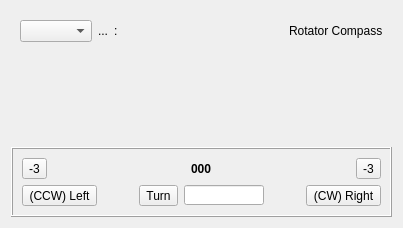
<?xml version="1.0" encoding="UTF-8"?>
<ui version="4.0">
 <class>RotatorCompassFrame</class>
 <widget class="QFrame" name="RotatorCompassFrame">
  <property name="geometry">
   <rect>
    <x>0</x>
    <y>0</y>
    <width>403</width>
    <height>228</height>
   </rect>
  </property>
  <property name="windowTitle">
   <string notr="true"/>
  </property>
  <layout class="QVBoxLayout" name="verticalLayout_5">
   <item>
    <widget class="QFrame" name="compassFrame">
     <layout class="QVBoxLayout" name="verticalLayout">
      <item>
       <layout class="QHBoxLayout" name="horizontalLayout_2">
        <item>
         <widget class="QComboBox" name="antennaNameSel">
          <property name="focusPolicy">
           <enum>Qt::ClickFocus</enum>
          </property>
          <property name="sizeAdjustPolicy">
           <enum>QComboBox::AdjustToContents</enum>
          </property>
         </widget>
        </item>
        <item>
         <widget class="QLabel" name="rotConnectState">
          <property name="text">
           <string>...</string>
          </property>
          <property name="alignment">
           <set>Qt::AlignLeading|Qt::AlignLeft|Qt::AlignVCenter</set>
          </property>
         </widget>
        </item>
        <item>
         <widget class="QLabel" name="label">
          <property name="text">
           <string>:</string>
          </property>
         </widget>
        </item>
        <item>
         <widget class="QLabel" name="rotatorStatMsg">
          <property name="text">
           <string/>
          </property>
         </widget>
        </item>
        <item>
         <spacer name="horizontalSpacer_5">
          <property name="orientation">
           <enum>Qt::Horizontal</enum>
          </property>
          <property name="sizeHint" stdset="0">
           <size>
            <width>40</width>
            <height>20</height>
           </size>
          </property>
         </spacer>
        </item>
        <item>
         <widget class="QLabel" name="label_2">
          <property name="text">
           <string>Rotator Compass</string>
          </property>
         </widget>
        </item>
       </layout>
      </item>
      <item>
       <layout class="QVBoxLayout" name="verticalLayout_3">
        <item>
         <layout class="QHBoxLayout" name="horizontalLayout">
          <item>
           <widget class="MinosCompass" name="compassDialDisplay" native="true"/>
          </item>
          <item>
           <spacer name="verticalSpacer">
            <property name="orientation">
             <enum>Qt::Vertical</enum>
            </property>
            <property name="sizeHint" stdset="0">
             <size>
              <width>0</width>
              <height>40</height>
             </size>
            </property>
           </spacer>
          </item>
         </layout>
        </item>
       </layout>
      </item>
     </layout>
    </widget>
   </item>
   <item>
    <widget class="QFrame" name="turnFrame">
     <property name="frameShape">
      <enum>QFrame::Box</enum>
     </property>
     <property name="frameShadow">
      <enum>QFrame::Raised</enum>
     </property>
     <layout class="QVBoxLayout" name="verticalLayout_4">
      <item>
       <layout class="QHBoxLayout" name="horizontalLayout_5">
        <item>
         <widget class="QToolButton" name="nudgeLeft">
          <property name="focusPolicy">
           <enum>Qt::NoFocus</enum>
          </property>
          <property name="text">
           <string>-3</string>
          </property>
         </widget>
        </item>
        <item>
         <spacer name="horizontalSpacer_6">
          <property name="orientation">
           <enum>Qt::Horizontal</enum>
          </property>
          <property name="sizeHint" stdset="0">
           <size>
            <width>40</width>
            <height>20</height>
           </size>
          </property>
         </spacer>
        </item>
        <item>
         <widget class="QLabel" name="RotBrgDisplay">
          <property name="font">
           <font>
            <bold>true</bold>
           </font>
          </property>
          <property name="text">
           <string>000</string>
          </property>
         </widget>
        </item>
        <item>
         <spacer name="horizontalSpacer">
          <property name="orientation">
           <enum>Qt::Horizontal</enum>
          </property>
          <property name="sizeHint" stdset="0">
           <size>
            <width>40</width>
            <height>20</height>
           </size>
          </property>
         </spacer>
        </item>
        <item>
         <widget class="QToolButton" name="nudgeRight">
          <property name="focusPolicy">
           <enum>Qt::NoFocus</enum>
          </property>
          <property name="layoutDirection">
           <enum>Qt::RightToLeft</enum>
          </property>
          <property name="text">
           <string>-3</string>
          </property>
         </widget>
        </item>
       </layout>
      </item>
      <item>
       <layout class="QHBoxLayout" name="horizontalLayout_8">
        <item>
         <widget class="QToolButton" name="RotateLeft">
          <property name="focusPolicy">
           <enum>Qt::NoFocus</enum>
          </property>
          <property name="text">
           <string>(CCW) Left</string>
          </property>
          <property name="checkable">
           <bool>false</bool>
          </property>
         </widget>
        </item>
        <item>
         <spacer name="horizontalSpacer_4">
          <property name="orientation">
           <enum>Qt::Horizontal</enum>
          </property>
          <property name="sizeHint" stdset="0">
           <size>
            <width>28</width>
            <height>21</height>
           </size>
          </property>
         </spacer>
        </item>
        <item>
         <layout class="QHBoxLayout" name="horizontalLayout_7">
          <item>
           <widget class="QToolButton" name="Rotate">
            <property name="focusPolicy">
             <enum>Qt::NoFocus</enum>
            </property>
            <property name="text">
             <string>Turn</string>
            </property>
           </widget>
          </item>
          <item>
           <widget class="BearingLineEdit" name="BrgLineEdit">
            <property name="sizePolicy">
             <sizepolicy hsizetype="Preferred" vsizetype="Fixed">
              <horstretch>0</horstretch>
              <verstretch>0</verstretch>
             </sizepolicy>
            </property>
            <property name="maximumSize">
             <size>
              <width>80</width>
              <height>20</height>
             </size>
            </property>
            <property name="font">
             <font>
              <bold>true</bold>
             </font>
            </property>
            <property name="focusPolicy">
             <enum>Qt::ClickFocus</enum>
            </property>
            <property name="maxLength">
             <number>7</number>
            </property>
            <property name="frame">
             <bool>true</bool>
            </property>
            <property name="clearButtonEnabled">
             <bool>true</bool>
            </property>
           </widget>
          </item>
         </layout>
        </item>
        <item>
         <spacer name="horizontalSpacer_2">
          <property name="orientation">
           <enum>Qt::Horizontal</enum>
          </property>
          <property name="sizeHint" stdset="0">
           <size>
            <width>28</width>
            <height>21</height>
           </size>
          </property>
         </spacer>
        </item>
        <item>
         <widget class="QToolButton" name="RotateRight">
          <property name="focusPolicy">
           <enum>Qt::NoFocus</enum>
          </property>
          <property name="text">
           <string>(CW) Right</string>
          </property>
          <property name="checkable">
           <bool>false</bool>
          </property>
         </widget>
        </item>
       </layout>
      </item>
     </layout>
    </widget>
   </item>
  </layout>
 </widget>
 <customwidgets>
  <customwidget>
   <class>MinosCompass</class>
   <extends>QWidget</extends>
   <header location="global">minoscompass.h</header>
  </customwidget>
  <customwidget>
   <class>BearingLineEdit</class>
   <extends>QLineEdit</extends>
   <header location="global">bearinglineedit.h</header>
  </customwidget>
 </customwidgets>
 <resources/>
 <connections/>
</ui>
